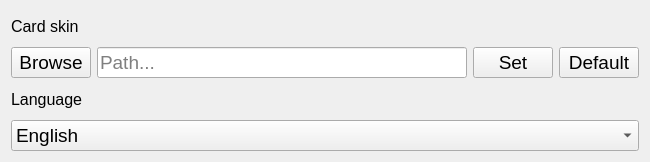
<?xml version="1.0" encoding="UTF-8"?>
<ui version="4.0">
 <class>SettingsWindow</class>
 <widget class="QWidget" name="SettingsWindow">
  <property name="geometry">
   <rect>
    <x>0</x>
    <y>0</y>
    <width>650</width>
    <height>162</height>
   </rect>
  </property>
  <property name="minimumSize">
   <size>
    <width>650</width>
    <height>162</height>
   </size>
  </property>
  <property name="maximumSize">
   <size>
    <width>650</width>
    <height>162</height>
   </size>
  </property>
  <property name="windowTitle">
   <string/>
  </property>
  <property name="windowIcon">
   <iconset resource="../../../../res.qrc">
    <normaloff>:/images/res/images/buttons/settings.png</normaloff>:/images/res/images/buttons/settings.png</iconset>
  </property>
  <layout class="QGridLayout" name="gridLayout">
   <item row="0" column="0">
    <layout class="QVBoxLayout" name="verticalLayout">
     <item>
      <widget class="QLabel" name="cardSkinLabel">
       <property name="font">
        <font>
         <pointsize>12</pointsize>
        </font>
       </property>
       <property name="text">
        <string>Card skin</string>
       </property>
      </widget>
     </item>
     <item>
      <layout class="QHBoxLayout" name="horizontalLayout">
       <item>
        <widget class="QPushButton" name="browseButton">
         <property name="maximumSize">
          <size>
           <width>150</width>
           <height>16777215</height>
          </size>
         </property>
         <property name="font">
          <font>
           <pointsize>14</pointsize>
          </font>
         </property>
         <property name="text">
          <string>Browse</string>
         </property>
        </widget>
       </item>
       <item>
        <widget class="QLineEdit" name="pathLineEdit">
         <property name="font">
          <font>
           <pointsize>14</pointsize>
          </font>
         </property>
         <property name="placeholderText">
          <string>Path...</string>
         </property>
        </widget>
       </item>
       <item>
        <widget class="QPushButton" name="setNewDeckSkinButton">
         <property name="maximumSize">
          <size>
           <width>150</width>
           <height>16777215</height>
          </size>
         </property>
         <property name="font">
          <font>
           <pointsize>14</pointsize>
          </font>
         </property>
         <property name="text">
          <string>Set</string>
         </property>
        </widget>
       </item>
       <item>
        <widget class="QPushButton" name="setDefaultDeckSkinButton">
         <property name="maximumSize">
          <size>
           <width>150</width>
           <height>16777215</height>
          </size>
         </property>
         <property name="font">
          <font>
           <pointsize>14</pointsize>
          </font>
         </property>
         <property name="text">
          <string>Default</string>
         </property>
        </widget>
       </item>
      </layout>
     </item>
    </layout>
   </item>
   <item row="1" column="0">
    <layout class="QVBoxLayout" name="verticalLayout_2">
     <item>
      <widget class="QLabel" name="languageLabel">
       <property name="font">
        <font>
         <pointsize>12</pointsize>
        </font>
       </property>
       <property name="text">
        <string>Language</string>
       </property>
      </widget>
     </item>
     <item>
      <widget class="QComboBox" name="languageComboBox">
       <property name="font">
        <font>
         <pointsize>14</pointsize>
        </font>
       </property>
       <item>
        <property name="text">
         <string>English</string>
        </property>
       </item>
       <item>
        <property name="text">
         <string>Ukrainian</string>
        </property>
       </item>
      </widget>
     </item>
    </layout>
   </item>
  </layout>
 </widget>
 <resources>
  <include location="../../../../res.qrc"/>
 </resources>
 <connections/>
</ui>
